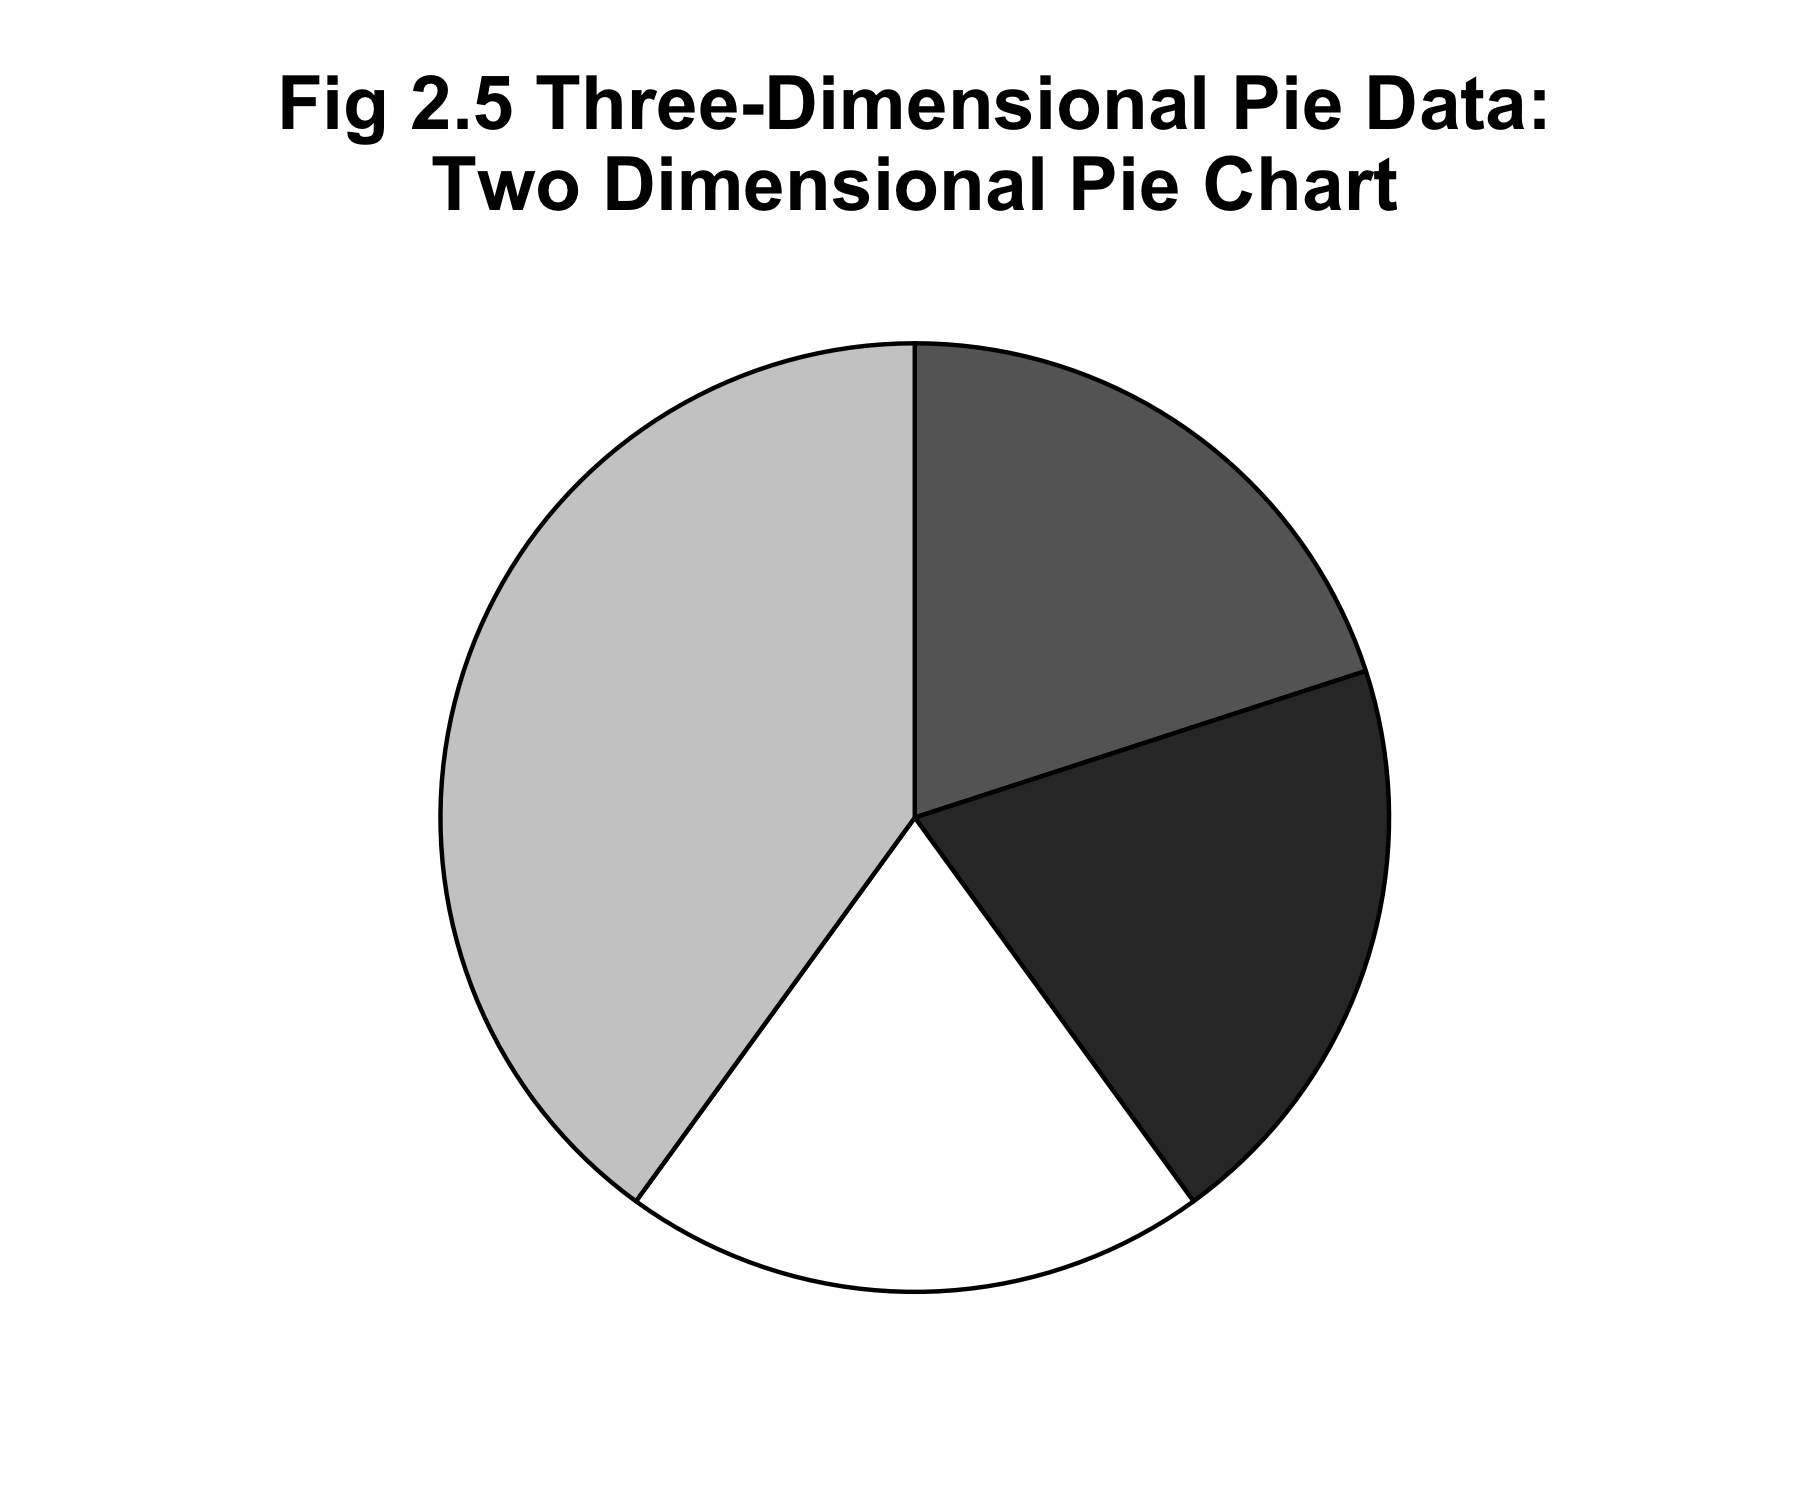

The script that saved this image:
library(ggplot2)

this_base <- "fig02-05_three-dimensional-pie-data-two-dimensional-pie-chart"

my_data <- data.frame(
  variable = c("A", "B", "C", "D"),
  value = c(0.2, 0.2, 0.2, 0.4))

p <- ggplot(my_data, aes(x = factor(1), y = value, fill = variable)) +
  geom_bar(width = 1, colour = "black", stat = "identity") + 
  coord_polar(theta = "y") +
  guides(fill = FALSE) + 
  scale_fill_manual(values = c('grey40', 'grey20', 'white', 'grey80')) +
  ggtitle("Fig 2.5 Three-Dimensional Pie Data:\nTwo Dimensional Pie Chart") + 
  theme_bw() + 
  theme(panel.grid.major = element_blank(), 
        panel.border = element_blank(),
        plot.title = element_text(size = rel(1.5), face = "bold"),
        axis.title = element_blank(), 
        axis.text = element_blank(),
        axis.ticks = element_blank())

p

ggsave(paste0(this_base, ".png"), 
       p, width = 6, height = 5)

